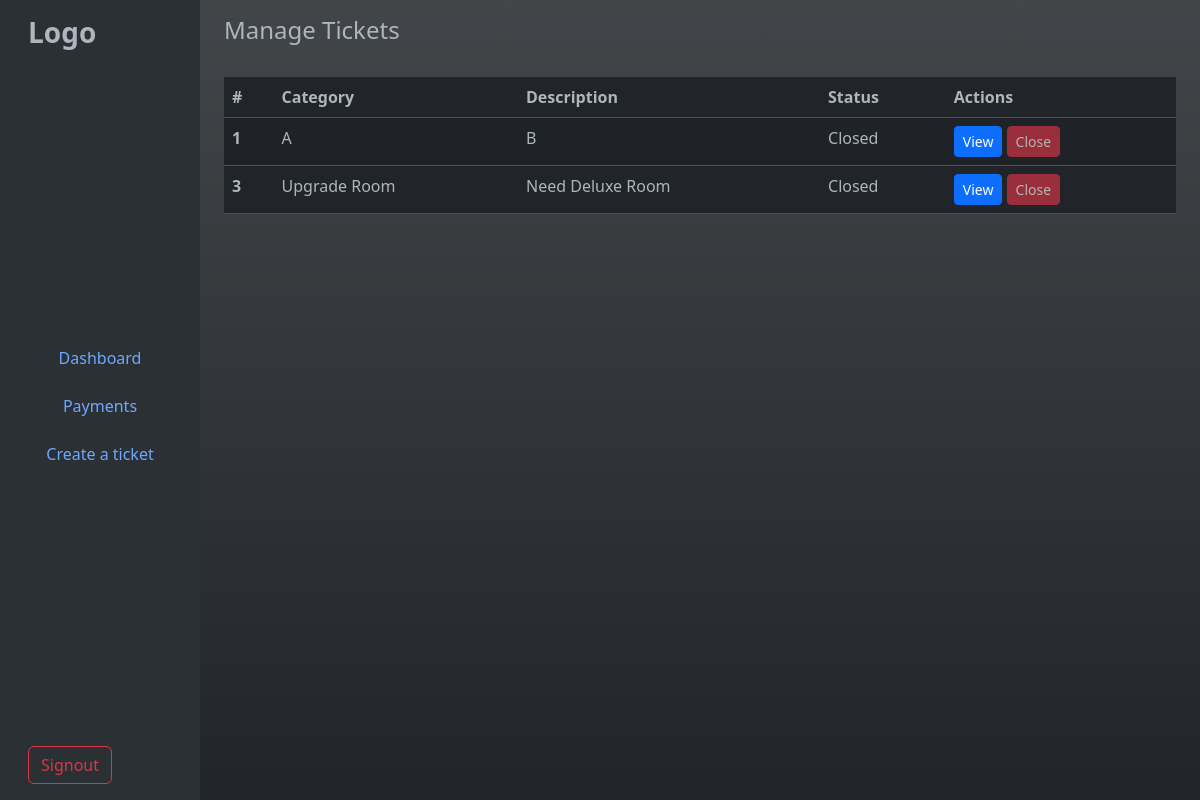
The page /ticketadmin (signed in) on the database as committed earlier.
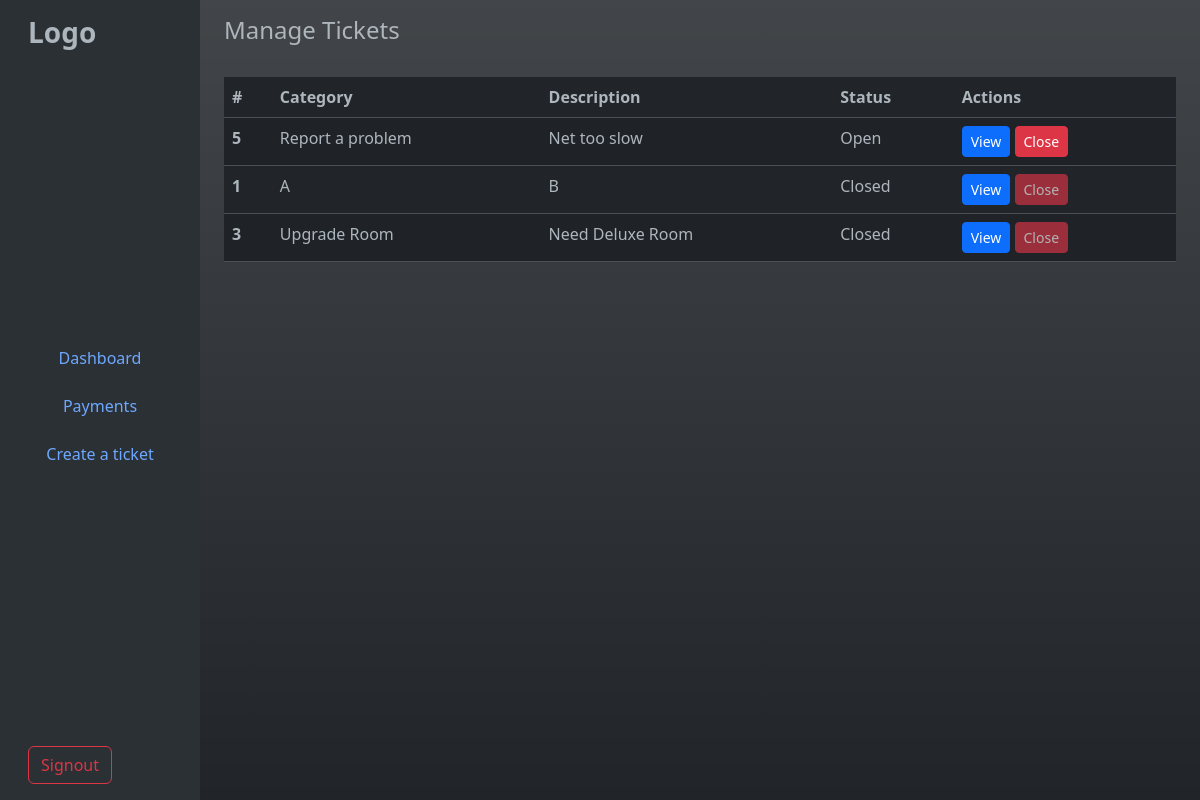
The same page on the database as committed later.
### tables this page shows
CREATE TABLE "Tickets" (
	"reportID"	INTEGER,
	"tenantID"	INTEGER NOT NULL,
	"category"	TEXT NOT NULL,
	"Description"	TEXT NOT NULL,
	"status"	TEXT NOT NULL,
	PRIMARY KEY("reportID" AUTOINCREMENT),
	FOREIGN KEY("tenantID") REFERENCES "Tenants"("tenantID")
);

### app.py (the view)
@app.route('/ticketadmin', methods=['GET', 'POST'])
def ticketadmin():
    if session['user']=='admin':
        if request.method == 'POST':
            reportID = request.form['ticket_id']
            closeTicket(reportID)
            return redirect(url_for('ticketadmin'))
        else:
            info = getTickets()
            return render_template('ticketadmin.html', tickets=info)
    else:
        return redirect(url_for('ticket'))

### database/admin.py (called while the page is built)
def dbConnect():
    return sqlite3.connect('database/main.db')

def getTickets():
    connection = dbConnect()
    cursor = connection.cursor()
    cursor.execute(f"SELECT * FROM Tickets  ORDER BY status DESC")
    result = cursor.fetchall()
    connection.close()
    return result

### templates/ticketadmin.html (shortened to what this page needs)
{% extends "adminbase.html" %}
{% block content %}
<main class="col-md-9 bg-gradient ms-sm-auto col-lg-10 px-md-4">
  <div class="d-flex justify-content-between flex-wrap flex-md-nowrap align-items-center pt-3 pb-2 mb-3">
    <h1 class="h4">Manage Tickets</h1>
  </div>
  <div class="table-responsive">
    <table class="table table-striped table-hover">
      <thead>
        <tr>
          <th scope="col">#</th>
          <th scope="col">Category</th>
          <th scope="col">Description</th>
          <th scope="col">Status</th>
          <th scope="col">Actions</th>
        </tr>
      </thead>
      <tbody>
        {%for i in tickets%}
        <tr>
          <th scope="row">{{i[0]}}</th>
          <td>{{i[2]}}</td>
          <td>{{i[3]}}</td>
          <td>{{i[4]}}</td>
          <td>
              <form action="/ticketadmin" method="POST" style="display:inline;">
                  <button class="btn btn-sm btn-primary">View</button>
                  {%if i[4] == "Open"%}
                  <button class="btn btn-sm btn-danger" type="submit">Close</button>
                  {%endif%}
                  {%if i[4] == "Closed"%}
                  <button class="btn btn-sm btn-danger" disabled>Close</button>
                  {%endif%}
              </form>
          </td>
        </tr>
        {%endfor%}
      </tbody>
    </table>
  </div>
</main>
{% endblock %}

### templates/adminbase.html (shortened to what this page needs)
{% extends "base.html" %}
{% block nav %}
<div class="container-fluid">
    <div class="row">
        <nav class="col-md-3 col-lg-2 d-md-block bg-body-tertiary sidebar">
            <div class="d-flex flex-column flex-wrap justify-content-between vh-100 p-3">
                <div class="logo-section">
                    <h3 class="fw-bold mb-4">Logo</h3>
                </div>
                <div class="link-section">
                    <ul class="nav flex-column justify-content-center">
                        <li class="nav-item mb-2">
                            <a class="nav-link btn btn-outline-secondary w-100" href="#">Dashboard</a>
                        </li>
                        <li class="nav-item mb-2">
                            <a class="nav-link btn btn-outline-secondary w-100" href="#">Payments</a>
                        </li>
                        <li class="nav-item mb-2">
                            <a class="nav-link btn btn-outline-secondary w-100" href="#">Create a ticket</a>
                        </li>
                    </ul>
                </div>
                <div class="signout">
                    <a href="/logout" type="submit" class="btn btn-outline-danger">Signout</a>
                </div>
            </div>
        </nav>
        {% block content %}
        {% endblock %}
    </div>
</div>
{% endblock %}

### templates/base.html (shortened to what this page needs)
<!DOCTYPE html>
<html lang="en" data-bs-theme="dark">
<head>
    <link href="https://cdn.jsdelivr.net/npm/bootstrap@5.3.0-alpha3/dist/css/bootstrap.min.css" rel="stylesheet">
</head>
<body>
    {% block nav %}
    {% endblock %}
</body>
</html>

Rows that differ between the two databases and show on the page:
added Tickets: reportID "5", category "Report a problem", Description "Net too slow", status "Open", shows "Close"
